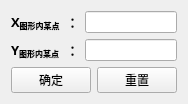
<?xml version="1.0" encoding="UTF-8"?>
<ui version="4.0">
 <class>point_Form</class>
 <widget class="QWidget" name="point_Form">
  <property name="geometry">
   <rect>
    <x>0</x>
    <y>0</y>
    <width>180</width>
    <height>101</height>
   </rect>
  </property>
  <property name="windowTitle">
   <string>参数输入</string>
  </property>
  <layout class="QGridLayout" name="gridLayout">
   <item row="0" column="0">
    <layout class="QVBoxLayout" name="verticalLayout_4">
     <item>
      <layout class="QHBoxLayout" name="horizontalLayout_3">
       <item>
        <layout class="QHBoxLayout" name="horizontalLayout">
         <item>
          <layout class="QVBoxLayout" name="verticalLayout">
           <item>
            <widget class="QLabel" name="label">
             <property name="font">
              <font>
               <family>微软雅黑</family>
              </font>
             </property>
             <property name="text">
              <string>&lt;html&gt;&lt;head/&gt;&lt;body&gt;&lt;p&gt;&lt;span style=&quot; font-size:10pt; font-weight:600;&quot;&gt;X&lt;/span&gt;&lt;span style=&quot; font-size:10pt; font-weight:600; vertical-align:sub;&quot;&gt;图形内某点&lt;/span&gt;&lt;/p&gt;&lt;/body&gt;&lt;/html&gt;</string>
             </property>
            </widget>
           </item>
           <item>
            <widget class="QLabel" name="label_2">
             <property name="font">
              <font>
               <family>微软雅黑</family>
              </font>
             </property>
             <property name="text">
              <string>&lt;html&gt;&lt;head/&gt;&lt;body&gt;&lt;p&gt;&lt;span style=&quot; font-size:10pt; font-weight:600;&quot;&gt;Y&lt;/span&gt;&lt;span style=&quot; font-size:10pt; font-weight:600; vertical-align:sub;&quot;&gt;图形内某点&lt;/span&gt;&lt;/p&gt;&lt;/body&gt;&lt;/html&gt;</string>
             </property>
            </widget>
           </item>
          </layout>
         </item>
         <item>
          <layout class="QVBoxLayout" name="verticalLayout_3">
           <item>
            <widget class="QLabel" name="label_4">
             <property name="text">
              <string>&lt;html&gt;&lt;head/&gt;&lt;body&gt;&lt;p&gt;&lt;span style=&quot; font-size:10pt; font-weight:600;&quot;&gt;：&lt;/span&gt;&lt;/p&gt;&lt;/body&gt;&lt;/html&gt;</string>
             </property>
            </widget>
           </item>
           <item>
            <widget class="QLabel" name="label_5">
             <property name="text">
              <string>&lt;html&gt;&lt;head/&gt;&lt;body&gt;&lt;p&gt;&lt;span style=&quot; font-size:10pt; font-weight:600;&quot;&gt;：&lt;/span&gt;&lt;/p&gt;&lt;/body&gt;&lt;/html&gt;</string>
             </property>
            </widget>
           </item>
          </layout>
         </item>
        </layout>
       </item>
       <item>
        <layout class="QVBoxLayout" name="verticalLayout_2">
         <item>
          <widget class="QLineEdit" name="x"/>
         </item>
         <item>
          <widget class="QLineEdit" name="y"/>
         </item>
        </layout>
       </item>
      </layout>
     </item>
     <item>
      <layout class="QHBoxLayout" name="horizontalLayout_2">
       <item>
        <widget class="QPushButton" name="ok_btn">
         <property name="text">
          <string>确定</string>
         </property>
        </widget>
       </item>
       <item>
        <widget class="QPushButton" name="re_btn">
         <property name="text">
          <string>重置</string>
         </property>
        </widget>
       </item>
      </layout>
     </item>
    </layout>
   </item>
  </layout>
 </widget>
 <resources/>
 <connections>
  <connection>
   <sender>re_btn</sender>
   <signal>clicked()</signal>
   <receiver>x</receiver>
   <slot>clear()</slot>
   <hints>
    <hint type="sourcelabel">
     <x>130</x>
     <y>78</y>
    </hint>
    <hint type="destinationlabel">
     <x>109</x>
     <y>21</y>
    </hint>
   </hints>
  </connection>
  <connection>
   <sender>re_btn</sender>
   <signal>clicked()</signal>
   <receiver>y</receiver>
   <slot>clear()</slot>
   <hints>
    <hint type="sourcelabel">
     <x>130</x>
     <y>78</y>
    </hint>
    <hint type="destinationlabel">
     <x>109</x>
     <y>47</y>
    </hint>
   </hints>
  </connection>
 </connections>
</ui>
